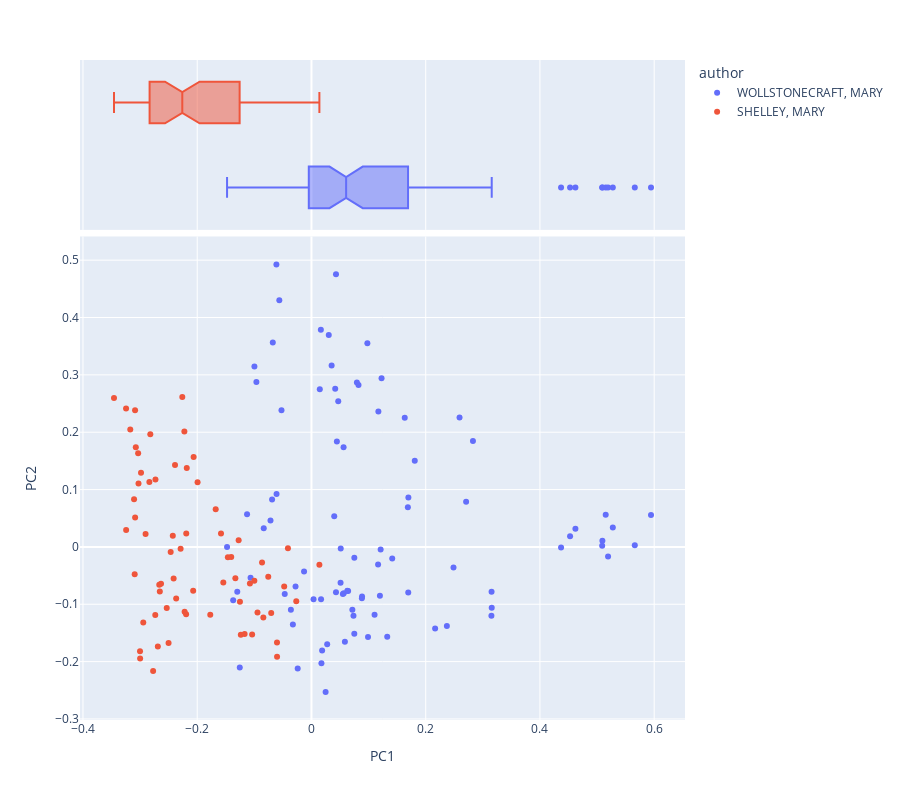

The notebook cell this image was saved under:
### Code cell
vis_pcs(PCA_DCM, 1, 2, label='author', hover_name='book_id')
